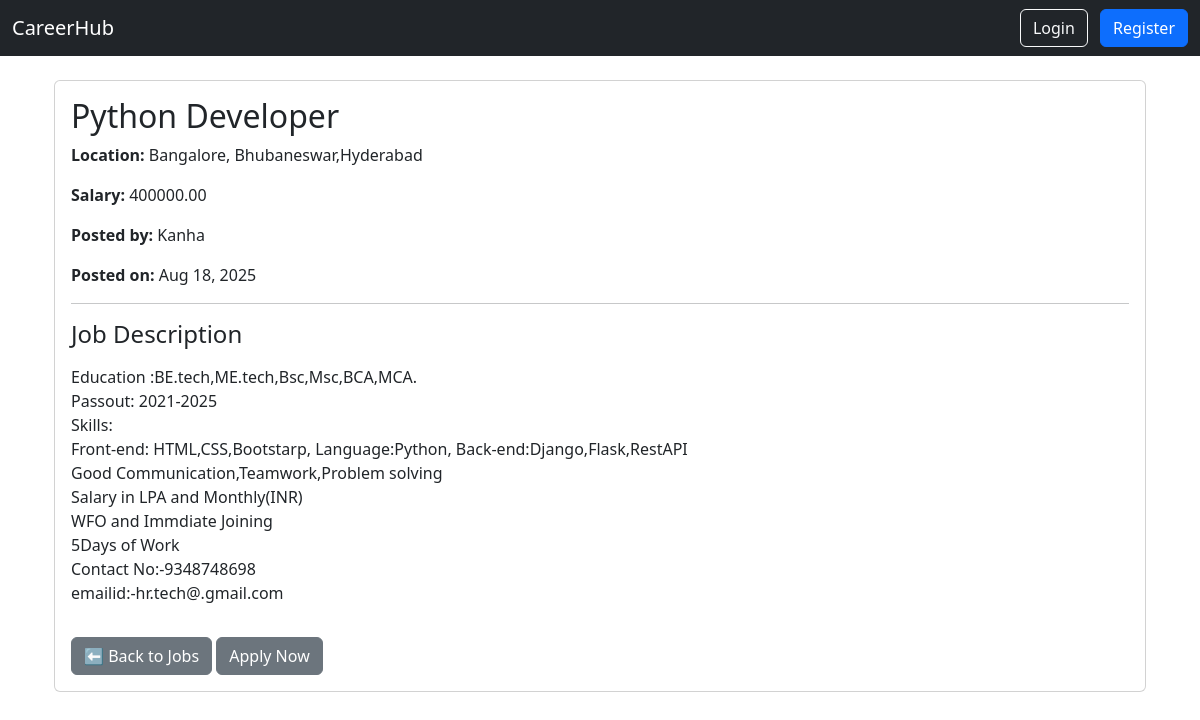
The page /jobs/jobs/1/ on the database its author committed.
### jobs/models.py (models this page shows, shortened)
class Job(models.Model):
    employer = models.ForeignKey(
        settings.AUTH_USER_MODEL,
        on_delete=models.CASCADE,
        related_name="jobs"
    )
    title = models.CharField(max_length=200)
    description = models.TextField()
    location = models.CharField(max_length=100)
    salary = models.DecimalField(max_digits=10, decimal_places=2, null=True, blank=True)
    created_at = models.DateTimeField(auto_now_add=True)  # when job is posted
    updated_at = models.DateTimeField(auto_now=True)      # when job is updated

### users/models.py (models this page shows)
class CustomUser(AbstractUser):
    USER_TYPE_CHOICES = (
        ('employer', 'Employer'),
        ('candidate', 'Candidate'),
    )
    user_type = models.CharField(max_length=10, choices=USER_TYPE_CHOICES)

### jobs/views.py (the view)
# urls.py: path('jobs/<int:pk>/', views.job_detail, name='job_detail'),
def job_detail(request, pk):
    job = get_object_or_404(Job, id=pk)
    return render(request, 'jobs/job_detail.html', {'job': job})

### templates/jobs/job_detail.html (shortened to what this page needs)
{% extends 'base.html' %}
{% block content %}
<div class="container mt-4">
    <div class="card">
        <div class="card-body">
            <h2 class="card-title">{{ job.title }}</h2>
            <p><strong>Location:</strong> {{ job.location }}</p>
            <p><strong>Salary:</strong> {{ job.salary }}</p>
            <p><strong>Posted by:</strong> {{ job.employer.username }}</p>
            <p><strong>Posted on:</strong> {{ job.created_at|date:"M d, Y" }}</p>
            <hr>
            <h4>Job Description</h4>
            <p>{{ job.description|linebreaks }}</p>
            <a href="{% url 'job_list' %}" class="btn btn-secondary mt-3">⬅ Back to Jobs</a>
            <a href="{% url 'apply_to_job' job.id %}" class="btn btn-secondary mt-3">Apply Now</a>
        </div>
    </div>
</div>
{% endblock %}

### rows shown on the page
Job: title "Python Developer", location "Bangalore, Bhubaneswar,Hyderabad", salary "400000.00", employer.username "Kanha", created_at "Aug 18, 2025", description "Education :BE.tech,ME.tech,Bsc,Msc,BCA,MCA. Passout: 2021-2025 Skills: Front-end: HTML,CSS,Bootstarp, Language:Python, Back-end:Django,Flask,RestAPI Good Communication,Teamwork,Problem solving Salary in LPA and Monthly(INR) WFO and Immdiate Joining 5Days of Work Contact No:-9348748698 emailid:-hr.tech@.gmail.com"
